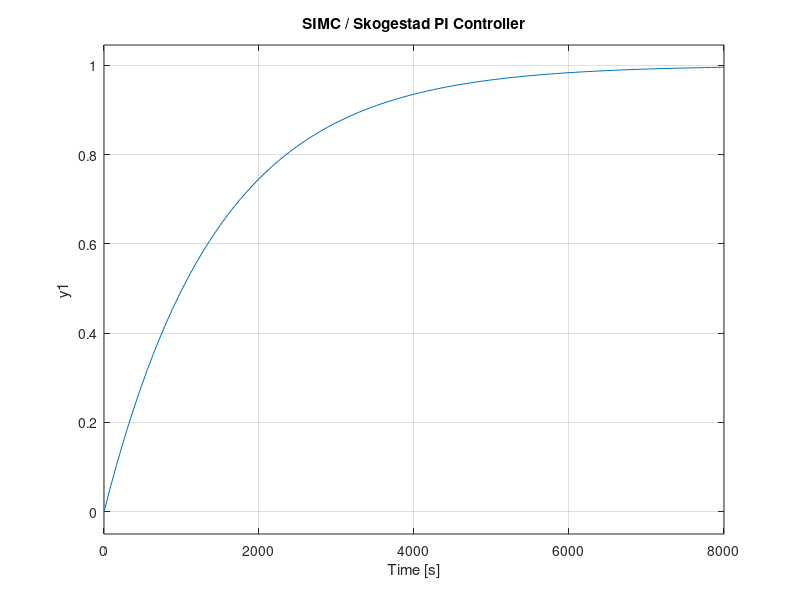

Here is the MATLAB script that generated this plot:
%% SIMC (Skogestad) PI Tuning

clear; clc; close all;

%% Plant
Kp_plant = 0.460407;
tau = 1459.68;
G = tf(Kp_plant, [tau 1]);

%% SIMC tuning parameter
tau_c = tau;   % closed-loop time constant (try tau/2, tau, 2*tau)

%% SIMC PI formulas (no dead time)
Kp = tau / (Kp_plant * tau_c);
Ti = min(tau, 4*tau_c);
Ki = Kp / Ti;

C_SIMC = pid(Kp, Ki);

%% Closed-loop response
T_SIMC = feedback(C_SIMC * G, 1);

figure;
step(T_SIMC, 8000)
grid on
title('SIMC / Skogestad PI Controller')

%% Display gains
fprintf('\nSIMC PI Controller:\n');
fprintf('Kp = %.6f\n', Kp);
fprintf('Ki = %.6f\n', Ki);
